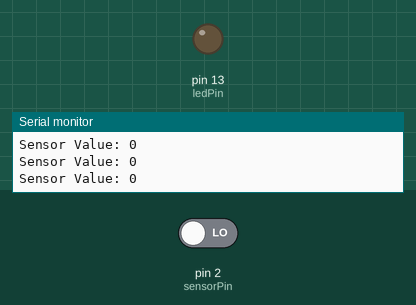
Simulated run of this sketch. Board: Arduino Uno, built with avr-gcc and run on an emulated ATmega328P. Shown: output pins drawn as LEDs (lit = HIGH), the last lines printed to the serial monitor. Inputs (shaded band) come from the test bench; at power-on: pin 2 (sensorPin) LOW.

Above: at 1.2 s.
1.3 s: pin 2 (sensorPin) driven HIGH
At 2.3 s:
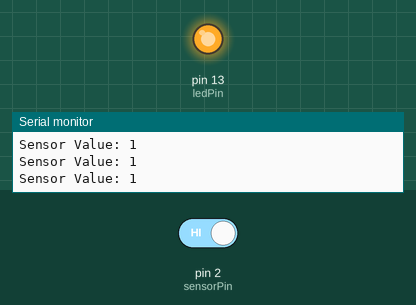
2.8 s: pin 2 (sensorPin) driven LOW
At 3.5 s:
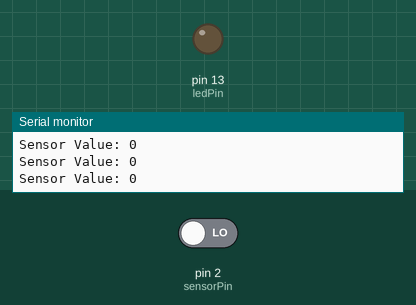
Timing chart, 0 to 5.8 s (numbered marks = the images above; inputs shaded):
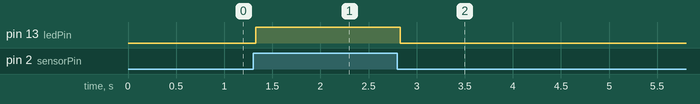

The sketch:

SNS-0004-Obstacle-Avoidance-Sensor.ino
```cpp
/* Tinker Pi Obstacle Avoidance Sensor */

const int sensorPin = 2;      // the number of the sensor pin
const int ledPin =  13;       // the number of the LED pin
int sensorState = 0;          // variable for reading the sensor status

void setup() {
  Serial.begin(9600);         // Set up serial for the console
  pinMode(ledPin, OUTPUT);    // Set the led to OUTPUT
  pinMode(sensorPin, INPUT);  // Set the sensor to INPUT
}

void loop(){
  sensorState = digitalRead(sensorPin); // Read the sensor
  Serial.print("Sensor Value: ");       // Print out the value
  Serial.println(sensorState);

  if (sensorState == HIGH) {
     digitalWrite(ledPin, HIGH);        // something was detected, so turn the LED on
  }
  else {
       digitalWrite(ledPin, LOW);       // nothing was detected, so turn the LED off
  }
}
```

Measured:
- after the input at 1.3 s, pin 13 (ledPin): LOW → HIGH at once
- after the input at 2.8 s, pin 13 (ledPin): HIGH → LOW at once
